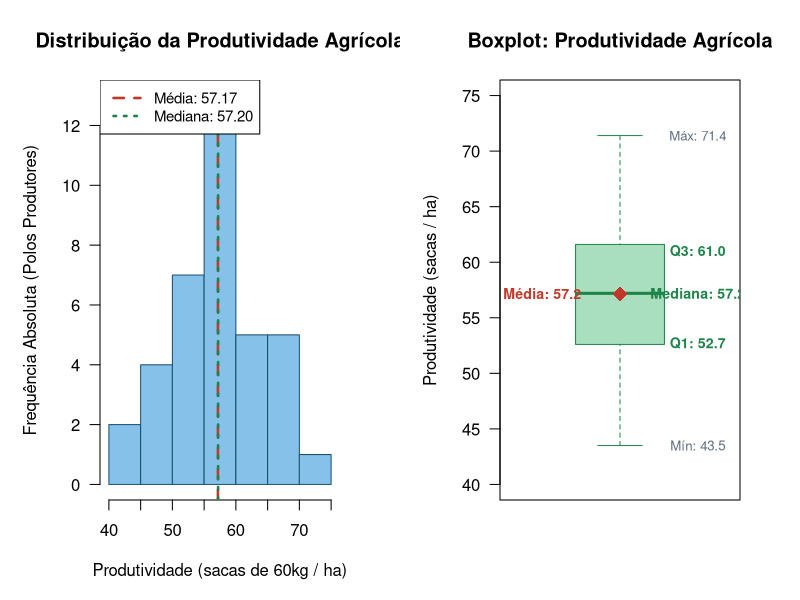
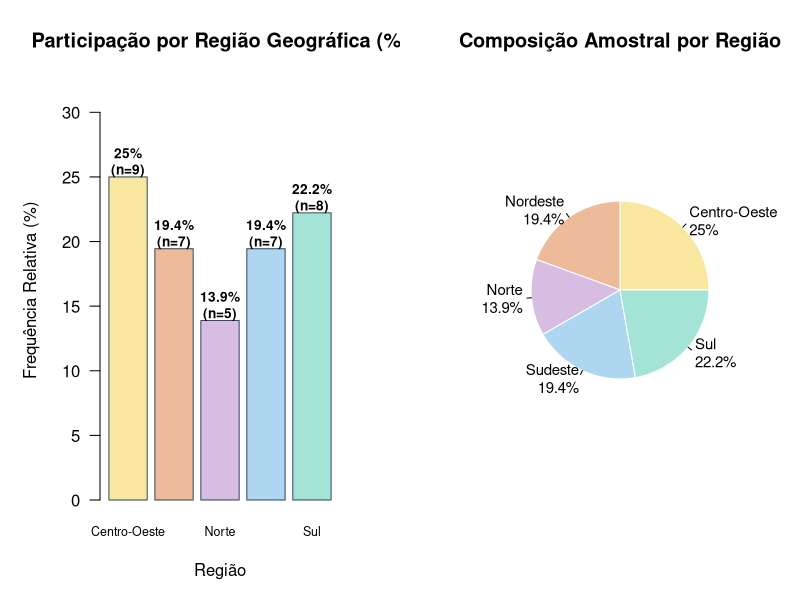
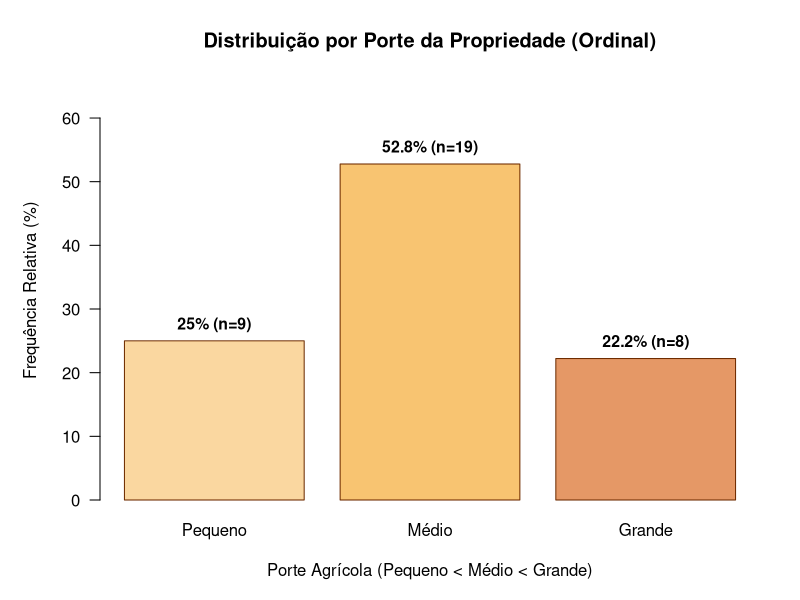

The R script that drew these images, in order:
# AngeloGuilhermeSfreddo_RM566580_fase2_cap7

# ==============================================================================
# FIAP - FASE 2: DECOLANDO COM CIÊNCIA DE DADOS
# ATIVIDADE AVALIATIVA: ANÁLISE ESTATÍSTICA DE DADOS DO AGRO
# ------------------------------------------------------------------------------
# Contexto: Análise exploratória descritiva com dados do agronegócio brasileiro,
# baseados em levantamentos públicos de órgãos como CONAB, IBGE e MAPA.
# ==============================================================================


# ------------------------------------------------------------------------------
# 1. CARREGAMENTO DOS DADOS E PREPARAÇÃO DO AMBIENTE
# ------------------------------------------------------------------------------

# Para ler o arquivo Excel (.xlsx), utilizamos o pacote 'readxl'
# Caso o pacote ainda não esteja instalado no seu R/RStudio, instale-o executando:
# install.packages("readxl")

if (requireNamespace("readxl", quietly = TRUE)) {
  library(readxl)
  dados <- read_excel("base_dados_agronegocio.xlsx")
  cat(">> Dados carregados com sucesso a partir de 'base_dados_agronegocio.xlsx'\n")
} else {
  # Fallback: Caso 'readxl' não esteja instalado, carregamos via CSV
  dados <- read.csv("base_dados_agronegocio.csv", stringsAsFactors = FALSE, encoding = "UTF-8")
  cat(">> Pacote 'readxl' não encontrado. Dados carregados a partir de 'base_dados_agronegocio.csv'\n")
}

# Visualização da estrutura da base de dados
cat("\n======================================================\n")
cat("ESTRUTURA GERAL DA BASE DE DADOS\n")
cat("======================================================\n")
str(dados)

cat("\nPrimeiras 6 observações:\n")
print(head(dados))

cat(sprintf("\nTotal de Linhas: %d | Total de Colunas: %d\n", nrow(dados), ncol(dados)))

# ------------------------------------------------------------------------------
# CLASSIFICAÇÃO DAS VARIÁVEIS NA BASE (Atendimento ao Requisito 2):
# 1. Quantitativa Discreta:  numero_maquinas (contagem inteira de maquinários)
# 2. Quantitativa Contínua:  produtividade_sc_ha (sacas de 60 kg por hectare)
# 3. Qualitativa Nominal:    regiao (Centro-Oeste, Sul, Sudeste, Nordeste, Norte)
# 4. Qualitativa Ordinal:    porte_propriedade (Pequeno < Médio < Grande)
# ------------------------------------------------------------------------------


# ==============================================================================
# 2. ITEM 3: ANÁLISE EXPLORATÓRIA DE UMA VARIÁVEL QUANTITATIVA
# Variável escolhida: produtividade_sc_ha (Produtividade em sacas/ha)
# ==============================================================================

var_quant <- dados$produtividade_sc_ha

cat("\n======================================================\n")
cat("ITEM 3: ANÁLISE EXPLORATÓRIA - PRODUTIVIDADE AGRÍCOLA (sc/ha)\n")
cat("======================================================\n")

# --- A) MEDIDAS DE TENDÊNCIA CENTRAL ---
media_prod    <- mean(var_quant)
mediana_prod  <- median(var_quant)

# Função personalizada para cálculo da Moda Estatística (amostral)
calcular_moda <- function(v) {
  uniqv <- unique(v)
  uniqv[which.max(tabulate(match(v, uniqv)))]
}
moda_prod <- calcular_moda(var_quant)

cat("\n[1] MEDIDAS DE TENDÊNCIA CENTRAL:\n")
cat(sprintf("  • Média Aritmética : %.2f sc/ha\n", media_prod))
cat(sprintf("  • Mediana          : %.2f sc/ha\n", mediana_prod))
cat(sprintf("  • Moda             : %.2f sc/ha\n", moda_prod))

# --- B) MEDIDAS DE DISPERSÃO ---
variancia_prod     <- var(var_quant)
desvio_padrao_prod <- sd(var_quant)
amplitude_prod     <- max(var_quant) - min(var_quant)
cv_prod            <- (desvio_padrao_prod / media_prod) * 100

cat("\n[2] MEDIDAS DE DISPERSÃO:\n")
cat(sprintf("  • Variância Amostral      : %.2f (sc/ha)²\n", variancia_prod))
cat(sprintf("  • Desvio Padrão (s)       : %.2f sc/ha\n", desvio_padrao_prod))
cat(sprintf("  • Amplitude Total (A)     : %.2f sc/ha (Min: %.2f, Max: %.2f)\n", 
            amplitude_prod, min(var_quant), max(var_quant)))
cat(sprintf("  • Coeficiente de Variação : %.2f%%\n", cv_prod))

# Avaliação do Coeficiente de Variação (Critério estatístico de Garcia, 1989):
if (cv_prod < 15) {
  cat("  -> Interpretação do CV: Baixa dispersão (conjunto homogêneo, dados bem concentrados em torno da média).\n")
} else if (cv_prod <= 30) {
  cat("  -> Interpretação do CV: Média dispersão (moderada variabilidade em torno da média).\n")
} else {
  cat("  -> Interpretação do CV: Alta dispersão (conjunto heterogêneo).\n")
}

# --- C) MEDIDAS SEPARATRIZES ---
minimo_prod <- min(var_quant)
q1_prod     <- as.numeric(quantile(var_quant, probs = 0.25))
q2_prod     <- as.numeric(quantile(var_quant, probs = 0.50)) # Mediana
q3_prod     <- as.numeric(quantile(var_quant, probs = 0.75))
maximo_prod <- max(var_quant)
iqr_prod    <- IQR(var_quant) # Intervalo Interquartil: Q3 - Q1
p10_prod    <- as.numeric(quantile(var_quant, probs = 0.10))
p90_prod    <- as.numeric(quantile(var_quant, probs = 0.90))

cat("\n[3] MEDIDAS SEPARATRIZES:\n")
cat(sprintf("  • Mínimo                     : %.2f sc/ha\n", minimo_prod))
cat(sprintf("  • 1º Quartil (Q1 - 25%%)      : %.2f sc/ha\n", q1_prod))
cat(sprintf("  • 2º Quartil (Q2/Mediana 50%%): %.2f sc/ha\n", q2_prod))
cat(sprintf("  • 3º Quartil (Q3 - 75%%)      : %.2f sc/ha\n", q3_prod))
cat(sprintf("  • Máximo                     : %.2f sc/ha\n", maximo_prod))
cat(sprintf("  • Intervalo Interquartil(IQR): %.2f sc/ha\n", iqr_prod))
cat(sprintf("  • 10º Percentil (P10)        : %.2f sc/ha\n", p10_prod))
cat(sprintf("  • 90º Percentil (P90)        : %.2f sc/ha\n", p90_prod))

# --- D) ANÁLISE GRÁFICA DA VARIÁVEL QUANTITATIVA ---

# Configuração e salvamento da imagem comparativa (Histograma + Boxplot)
png("grafico_1_quantitativa_produtividade.png", width = 1300, height = 650, res = 130)
par(mfrow = c(1, 2), mar = c(5, 5, 4, 3))

# 1. Histograma com linhas de Média e Mediana
hist(var_quant,
     breaks = 7,
     col = "#85C1E9",
     border = "#1B4F72",
     main = "Distribuição da Produtividade Agrícola",
     xlab = "Produtividade (sacas de 60kg / ha)",
     ylab = "Frequência Absoluta (Polos Produtores)",
     ylim = c(0, 13),
     las = 1)
abline(v = media_prod, col = "#C0392B", lwd = 2.5, lty = 2)
abline(v = mediana_prod, col = "#1E8449", lwd = 2.5, lty = 3)
legend("topleft", 
       legend = c(sprintf("Média: %.2f", media_prod), sprintf("Mediana: %.2f", mediana_prod)),
       col = c("#C0392B", "#1E8449"), 
       lty = c(2, 3), 
       lwd = 2.5, 
       bty = "o",
       bg = "white",
       cex = 0.9)

# 2. Boxplot (Diagrama de Caixa) com anotações claras
bx <- boxplot(var_quant,
              col = "#A9DFBF",
              border = "#1E8449",
              main = "Boxplot: Produtividade Agrícola",
              ylab = "Produtividade (sacas / ha)",
              las = 1,
              ylim = c(40, 75))
# Ponto da Média (losango vermelho)
points(x = 1, y = media_prod, col = "#C0392B", pch = 18, cex = 2)

# Rótulos posicionados sem sobreposição
text(x = 0.65, y = media_prod, labels = sprintf("Média: %.1f", media_prod), col = "#C0392B", font = 2, cex = 0.85)
text(x = 1.35, y = q3_prod, labels = sprintf("Q3: %.1f", q3_prod), col = "#1E8449", font = 2, cex = 0.85)
text(x = 1.35, y = q2_prod, labels = sprintf("Mediana: %.1f", q2_prod), col = "#1E8449", font = 2, cex = 0.85)
text(x = 1.35, y = q1_prod, labels = sprintf("Q1: %.1f", q1_prod), col = "#1E8449", font = 2, cex = 0.85)
text(x = 1.35, y = maximo_prod, labels = sprintf("Máx: %.1f", maximo_prod), col = "#5D6D7E", cex = 0.8)
text(x = 1.35, y = minimo_prod, labels = sprintf("Mín: %.1f", minimo_prod), col = "#5D6D7E", cex = 0.8)

dev.off()
cat("\n>> Gráfico salvo com sucesso: 'grafico_1_quantitativa_produtividade.png'\n")


# ==============================================================================
# 3. ITEM 4: ANÁLISE GRÁFICA DE UMA VARIÁVEL QUALITATIVA
# Variável escolhida: regiao (Qualitativa Nominal)
# ==============================================================================

cat("\n======================================================\n")
cat("ITEM 4: ANÁLISE DE VARIÁVEL QUALITATIVA - REGIÃO\n")
cat("======================================================\n")

# Tabela de frequências
freq_abs_regiao <- table(dados$regiao)
freq_rel_regiao <- prop.table(freq_abs_regiao) * 100

tabela_regiao <- data.frame(
  Regiao = names(freq_abs_regiao),
  Freq_Absoluta = as.numeric(freq_abs_regiao),
  Freq_Relativa_Pct = round(as.numeric(freq_rel_regiao), 2)
)

cat("\n[1] TABELA DE DISTRIBUIÇÃO DE FREQUÊNCIAS:\n")
print(tabela_regiao)

# Geração dos gráficos da variável qualitativa
png("grafico_2_qualitativa_regiao.png", width = 1300, height = 650, res = 130)
par(mfrow = c(1, 2), mar = c(5, 5, 4, 3))

# Paleta de cores harmoniosa
paleta_regioes <- c("#F9E79F", "#EDBB99", "#D7BDE2", "#AED6F1", "#A3E4D7")

# 1. Gráfico de Barras com todos os nomes visíveis e porcentagens
bp_regiao <- barplot(freq_rel_regiao,
                     col = paleta_regioes,
                     border = "#34495E",
                     main = "Participação por Região Geográfica (%)",
                     xlab = "Região",
                     ylab = "Frequência Relativa (%)",
                     ylim = c(0, max(freq_rel_regiao) * 1.3),
                     names.arg = c("Centro-Oeste", "Nordeste", "Norte", "Sudeste", "Sul"),
                     cex.names = 0.75,
                     las = 1)
# Rótulos no topo das barras
text(x = bp_regiao, y = freq_rel_regiao + 1.2, 
     labels = paste0(round(freq_rel_regiao, 1), "%\n(n=", freq_abs_regiao, ")"), 
     cex = 0.82, font = 2)

# 2. Gráfico de Pizza / Setores
rotulos_pizza <- paste0(names(freq_abs_regiao), "\n", round(freq_rel_regiao, 1), "%")
pie(freq_abs_regiao,
    labels = rotulos_pizza,
    col = paleta_regioes,
    border = "white",
    main = "Composição Amostral por Região",
    cex = 0.9)

dev.off()
cat(">> Gráfico salvo com sucesso: 'grafico_2_qualitativa_regiao.png'\n")


# ==============================================================================
# 4. ANÁLISE COMPLEMENTAR: VARIÁVEL QUALITATIVA ORDINAL (PORTE DA PROPRIEDADE)
# ==============================================================================

cat("\n======================================================\n")
cat("ANÁLISE COMPLEMENTAR: VARIÁVEL QUALITATIVA ORDINAL (PORTE)\n")
cat("======================================================\n")

# Ordenação lógica dos fatores (Pequeno < Médio < Grande)
dados$porte_propriedade <- factor(dados$porte_propriedade, 
                                  levels = c("Pequeno", "Médio", "Grande"), 
                                  ordered = TRUE)

freq_abs_porte <- table(dados$porte_propriedade)
freq_rel_porte <- prop.table(freq_abs_porte) * 100

tabela_porte <- data.frame(
  Porte = names(freq_abs_porte),
  Freq_Absoluta = as.numeric(freq_abs_porte),
  Freq_Relativa_Pct = round(as.numeric(freq_rel_porte), 2)
)
print(tabela_porte)

png("grafico_3_qualitativa_ordinal_porte.png", width = 800, height = 550, res = 130)
par(mar = c(5, 5, 4, 2))
cores_porte <- c("#FAD7A0", "#F8C471", "#E59866")
bp_porte <- barplot(freq_rel_porte,
                    col = cores_porte,
                    border = "#6E2C00",
                    main = "Distribuição por Porte da Propriedade (Ordinal)",
                    xlab = "Porte Agrícola (Pequeno < Médio < Grande)",
                    ylab = "Frequência Relativa (%)",
                    ylim = c(0, max(freq_rel_porte) * 1.25),
                    las = 1)
text(x = bp_porte, y = freq_rel_porte + 2.5, 
     labels = paste0(round(freq_rel_porte, 1), "% (n=", freq_abs_porte, ")"), 
     cex = 0.95, font = 2)
dev.off()
cat(">> Gráfico complementar salvo com sucesso: 'grafico_3_qualitativa_ordinal_porte.png'\n")

cat("\n======================================================\n")
cat(">>> TODOS OS ENTREGÁVEIS FORAM GERADOS COM SUCESSO! <<<\n")
cat("======================================================\n")
